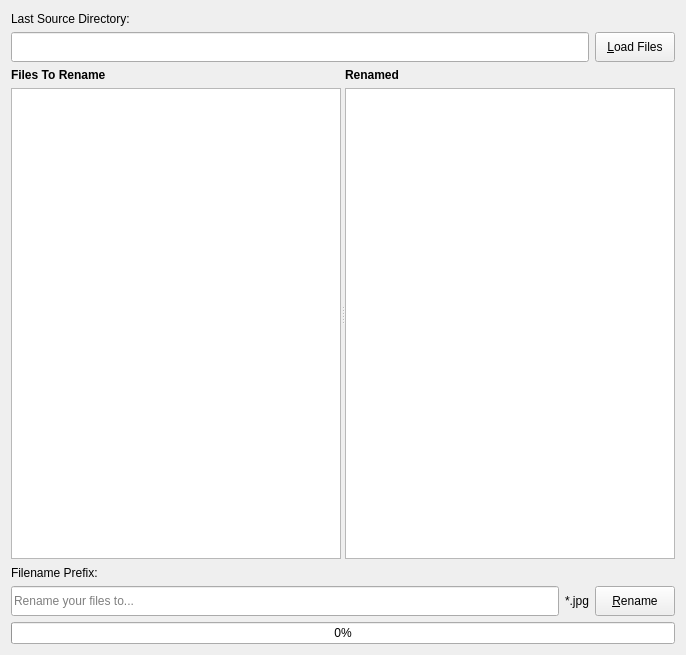
<?xml version="1.0" encoding="UTF-8"?>
<ui version="4.0">
 <class>Window</class>
 <widget class="QWidget" name="Window">
  <property name="geometry">
   <rect>
    <x>0</x>
    <y>0</y>
    <width>686</width>
    <height>655</height>
   </rect>
  </property>
  <property name="windowTitle">
   <string>RP Renamer</string>
  </property>
  <layout class="QGridLayout" name="gridLayout">
   <item row="0" column="0">
    <widget class="QLabel" name="label">
     <property name="minimumSize">
      <size>
       <width>0</width>
       <height>15</height>
      </size>
     </property>
     <property name="maximumSize">
      <size>
       <width>16777215</width>
       <height>15</height>
      </size>
     </property>
     <property name="text">
      <string>Last Source Directory: </string>
     </property>
    </widget>
   </item>
   <item row="1" column="0" colspan="2">
    <widget class="QLineEdit" name="dirEdit">
     <property name="minimumSize">
      <size>
       <width>0</width>
       <height>30</height>
      </size>
     </property>
     <property name="maximumSize">
      <size>
       <width>16777215</width>
       <height>30</height>
      </size>
     </property>
    </widget>
   </item>
   <item row="1" column="2">
    <widget class="QPushButton" name="loadFilesButton">
     <property name="minimumSize">
      <size>
       <width>0</width>
       <height>30</height>
      </size>
     </property>
     <property name="maximumSize">
      <size>
       <width>16777215</width>
       <height>30</height>
      </size>
     </property>
     <property name="text">
      <string>&amp;Load Files</string>
     </property>
    </widget>
   </item>
   <item row="2" column="0" colspan="3">
    <widget class="QSplitter" name="splitter">
     <property name="orientation">
      <enum>Qt::Orientation::Horizontal</enum>
     </property>
     <widget class="QWidget" name="">
      <layout class="QVBoxLayout" name="verticalLayout">
       <item>
        <widget class="QLabel" name="label_2">
         <property name="font">
          <font>
           <bold>true</bold>
          </font>
         </property>
         <property name="text">
          <string>Files To Rename</string>
         </property>
        </widget>
       </item>
       <item>
        <widget class="QListView" name="srcFileList"/>
       </item>
      </layout>
     </widget>
     <widget class="QWidget" name="">
      <layout class="QVBoxLayout" name="verticalLayout_2">
       <item>
        <widget class="QLabel" name="label_3">
         <property name="font">
          <font>
           <bold>true</bold>
          </font>
         </property>
         <property name="text">
          <string>Renamed</string>
         </property>
        </widget>
       </item>
       <item>
        <widget class="QListView" name="dstFileList"/>
       </item>
      </layout>
     </widget>
    </widget>
   </item>
   <item row="3" column="0" colspan="3">
    <widget class="QLabel" name="label_4">
     <property name="minimumSize">
      <size>
       <width>0</width>
       <height>15</height>
      </size>
     </property>
     <property name="maximumSize">
      <size>
       <width>16777215</width>
       <height>15</height>
      </size>
     </property>
     <property name="text">
      <string>Filename Prefix:</string>
     </property>
    </widget>
   </item>
   <item row="4" column="0">
    <widget class="QLineEdit" name="prefixEdit">
     <property name="minimumSize">
      <size>
       <width>0</width>
       <height>30</height>
      </size>
     </property>
     <property name="maximumSize">
      <size>
       <width>16777215</width>
       <height>30</height>
      </size>
     </property>
     <property name="placeholderText">
      <string>Rename your files to...</string>
     </property>
    </widget>
   </item>
   <item row="4" column="1">
    <widget class="QLabel" name="extensionLabel">
     <property name="minimumSize">
      <size>
       <width>0</width>
       <height>30</height>
      </size>
     </property>
     <property name="maximumSize">
      <size>
       <width>16777215</width>
       <height>30</height>
      </size>
     </property>
     <property name="text">
      <string>*.jpg</string>
     </property>
    </widget>
   </item>
   <item row="4" column="2">
    <widget class="QPushButton" name="renameFilesButton">
     <property name="minimumSize">
      <size>
       <width>0</width>
       <height>30</height>
      </size>
     </property>
     <property name="maximumSize">
      <size>
       <width>16777215</width>
       <height>30</height>
      </size>
     </property>
     <property name="text">
      <string>&amp;Rename</string>
     </property>
    </widget>
   </item>
   <item row="5" column="0" colspan="3">
    <widget class="QProgressBar" name="progressBar">
     <property name="value">
      <number>0</number>
     </property>
    </widget>
   </item>
  </layout>
 </widget>
 <resources/>
 <connections/>
</ui>
